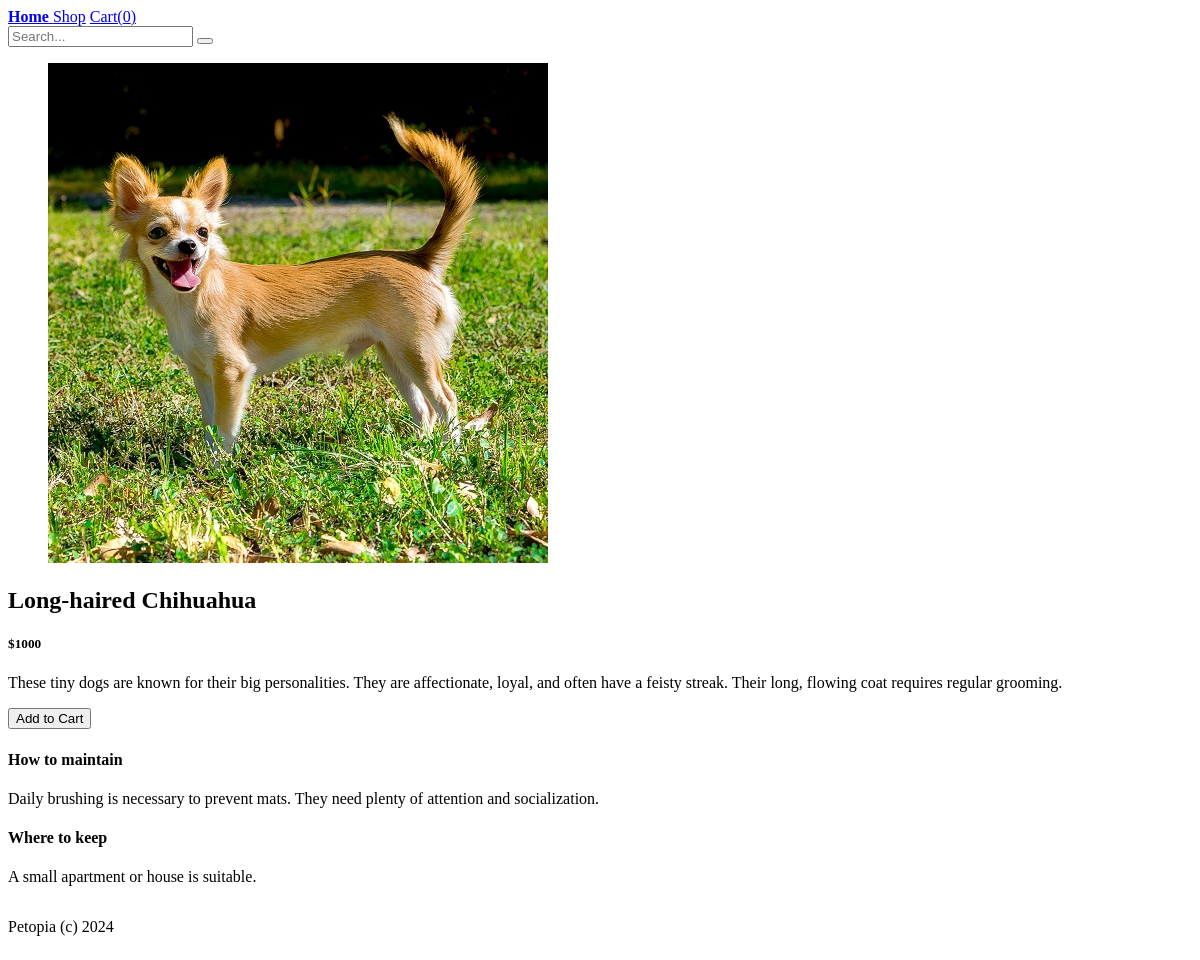
Page /details/long-haired-chihuahua on the committed database.
### petopia/shop/models.py (models this page shows, shortened)
class Product(db.Model):
    id = db.Column(db.Integer, primary_key=True)
    category_id = db.Column(db.Integer, db.ForeignKey('category.id', ondelete='CASCADE'), nullable=False, unique=False)
    category = db.relationship('Category', back_populates='products')
    name = db.Column(db.String(30), nullable=False, unique=True)
    slug = db.Column(db.String(300), nullable=False, unique=True)
    description = db.Column(db.Text, nullable=False, unique=False)
    how_to_maintain = db.Column(db.Text, nullable=True, unique=False)
    where_to_keep = db.Column(db.Text, nullable=True, unique=False)
    image = db.Column(db.String(128), nullable=True, unique=True)
    price = db.Column(db.Integer(), nullable=False, unique=False, default=1000)
    order_items = db.relationship('OrderItem', back_populates='products', cascade='all, delete, delete-orphan')

### petopia/shop/routes.py (the view)
@shop.route('/details/<slug>', methods=['POST', 'GET'])
def details(slug):
    product = Product.query.filter_by(slug=slug).first_or_404()
    if request.method == 'POST':
        item = request.form.get('product_id', None)
        if item:
            cart = Cart(session)
            cart.add_or_update(item)
        return render_template('parts/cart_menu.html')
    return render_template('details.html', product=product)

### petopia/__init__.py (called while the page is built)
@app.context_processor
def cart_context():
    cart_obj = Cart(session)
    return dict(cart_context=cart_obj)

### petopia/shop/models.py (called while the page is built)
    def __len__(self):
        return sum(int(item['quantity']) for item in self.cart.values())

### petopia/templates/details.html (shortened to what this page needs)
{% extends 'base.html' %}
{% block content %}
<div class="my-2 py-2">
  <div class="columns">
    <div class="column col-6 col-md-12">
      {% if product.image %}
        <figure class="figure">
          <img loading="lazy" class="img-responsive img-fit-cover" src="{{url_for('static', filename=product.image)}}">
        </figure>
      {% endif %}
    </div>
    <div class="column col-6 col-md-12">
      <div class="container">
        <div class="my-2 py-2">
          <h2>{{product.name}}</h2>
          <h5>${{product.price}}</h5>
          <p>{{product.description}}</p>
        </div>
      </div>
    </div>
  </div>
  <div class="my-2 py-2">
    <form
      hx-post="{{url_for('shop.details', slug=product.slug)}}"
      hx-target="#cartMenu"
      hx-swap="outerHTML"
    >
      <button type="submit" class="btn btn-primary">Add to Cart</button>
    </form>
  </div>
  <div class="columns py-2">
    <div class="column col-12">
      {% if product.how_to_maintain %}
        <h4>How to maintain</h4>
        <p>{{product.how_to_maintain}}</p>
      {% endif %}
    </div>
    <div class="column col-12">
      {% if product.where_to_keep %}
        <h4>Where to keep</h4>
        <p>{{product.where_to_keep}}</p>
      {% endif %}
    </div>
  </div>
</div>
{% endblock content %}

### rows in the picture
Product: image (picture), name "Long-haired Chihuahua", price "1000", description "These tiny dogs are known for their big personalities. They are affectionate, loyal, and often have a feisty streak. Their long, flowing coat requires regular grooming.", how_to_maintain "Daily brushing is necessary to prevent mats. They need plenty of attention and socialization.", where_to_keep "A small apartment or house is suitable."

### other values in the picture
{{ cart_context|length }} "0"
